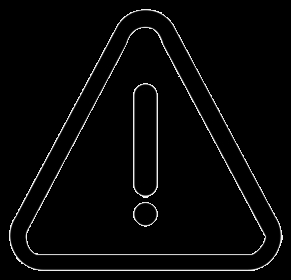
#> input picture warning.png, 291 x 280 px
$ python -i augment_utils.py   (imports and definitions only)
#> lines starting #> are read from the running program, lines starting #| are printed output that depends on the picture; after the words box and inside, x2 and y2 are one past the last pixel; in counts of white or black regions, pixels touching at a corner belong together
#> further down, picture is the input picture: shape (280, 291, 3); min 0, max 246, mean 7
from typing import Tuple, Union, Optional
import random
from datetime import datetime
from PIL import Image, ImageDraw
import numpy as np
import cv2


# [358 lines left out: functions parse_label, label_yolo2voc, label_voc2yolo, find_draw_region, write_label, draw_bbox_on_img and 5 more, not called in this run]


def auto_canny(
    image: np.ndarray, sigma: float = 0.33, return_rgb: bool = False
) -> np.ndarray:
#> called with sigma = 0.33, return_rgb = False
    image = cv2.GaussianBlur(image, (7, 7), 0)
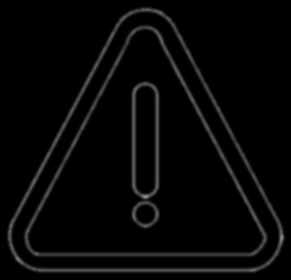
#> image: shape (280, 291, 3); min 0, max 147, mean 7
    # compute the median of the single channel pixel intensities
    v = np.median(image)
#> v = 0

    # apply automatic Canny edge detection using the computed median
    lower = int(max(0, (1.0 - sigma) * v))
#> lower = 0
    upper = int(min(255, (1.0 + sigma) * v))
#> upper = 0
    edged = cv2.Canny(image, lower, upper)
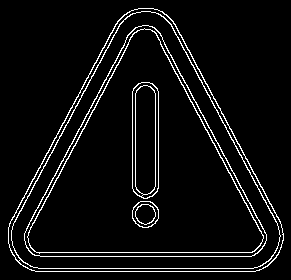
#> edged: shape (280, 291); 5.6% white in thin lines or dots, all inside (x1, y1, x2, y2) = (8, 8, 284, 272)

    if return_rgb:
        edged = cv2.cvtColor(edged, cv2.COLOR_GRAY2RGB)

    # return the edged image
    return edged


# [3 lines not run here, left out]

>>> import cv2
>>> picture = cv2.imread('../warning.png')
>>> result = auto_canny(picture)
